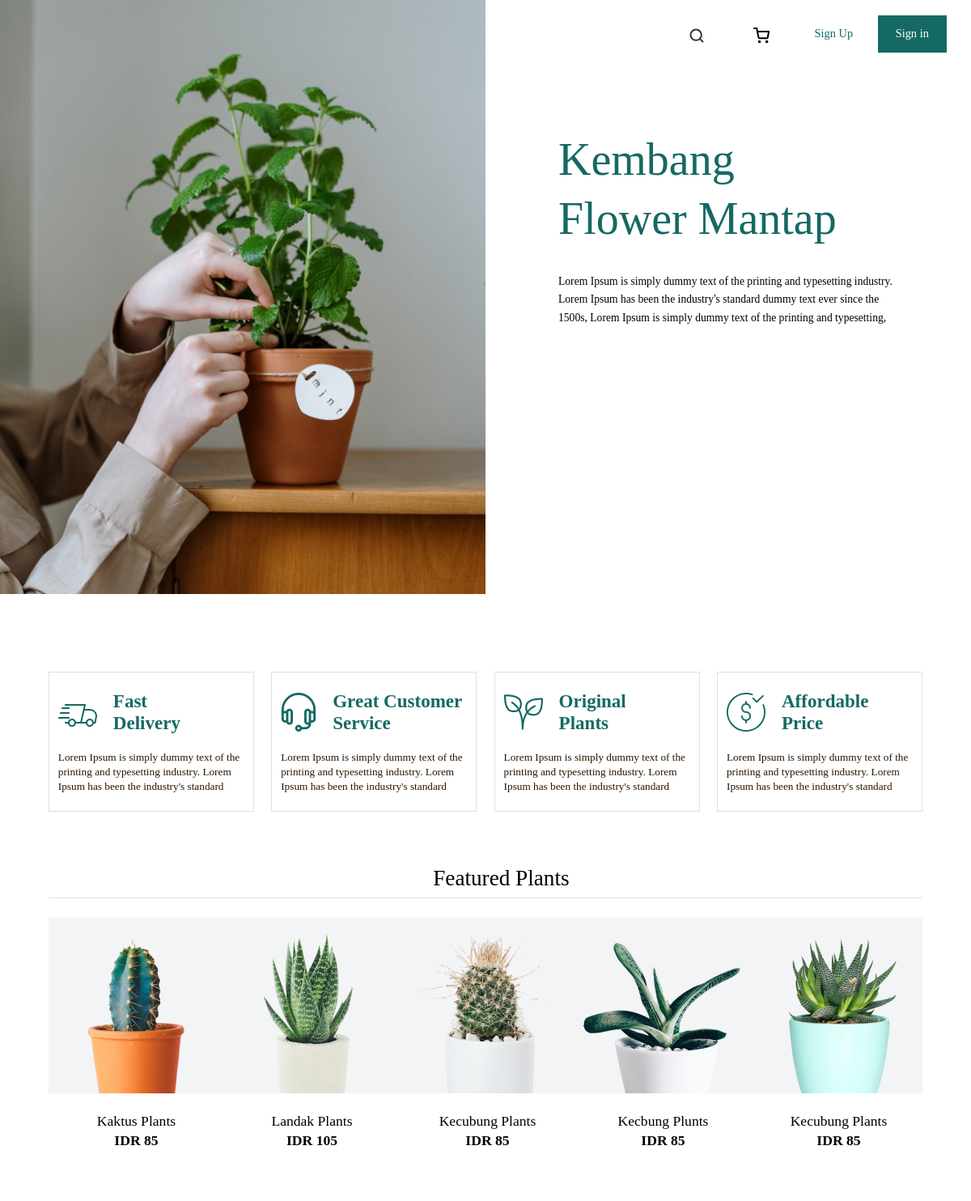
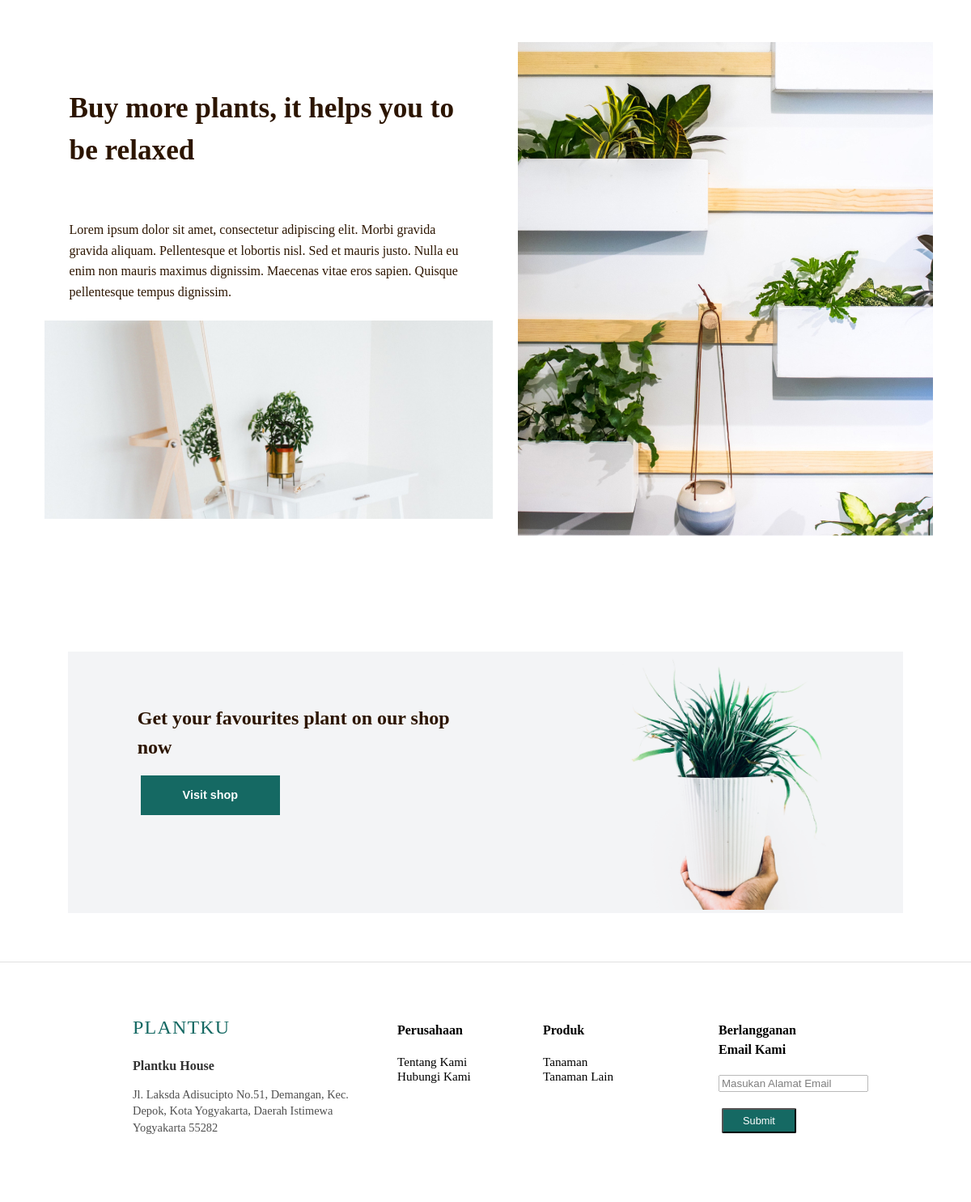
The app's page /index_main.php with its own data (2 pictures, top to bottom).
### tables this page shows
CREATE TABLE `img_products` (
  `id_img` int NOT NULL AUTO_INCREMENT,
  `id_product` int DEFAULT NULL,
  `path` varchar(45) DEFAULT NULL,
  `status` tinyint(1) NOT NULL DEFAULT '1',
  PRIMARY KEY (`id_img`)
);

CREATE TABLE `products` (
  `id_product` int NOT NULL AUTO_INCREMENT,
  `name_product` varchar(100) NOT NULL,
  `description` varchar(255) NOT NULL,
  `price` double NOT NULL,
  `status` tinyint(1) NOT NULL DEFAULT '1',
  `created_at` datetime NOT NULL DEFAULT CURRENT_TIMESTAMP,
  `updated_at` timestamp NOT NULL DEFAULT CURRENT_TIMESTAMP ON UPDATE CURRENT_TIMESTAMP,
  PRIMARY KEY (`id_product`)
);

### index_main.php (the view, shortened to what this page needs)
<!DOCTYPE html>
<html>
    <head>
        <link rel="stylesheet" href="css/style.css">
        <link rel="stylesheet" href="css/style-block1.css">
        <link rel="stylesheet" href="css/style-block2.css">
        <link rel="stylesheet" href="css/style-block3.css">
        <link rel="stylesheet" href="css/style-block4.css">
        <link rel="stylesheet" href="css/style-block5.css">
        <link rel="stylesheet" href="css/style-footer.css">
    </head>
    <body>
        <section class = "container-1">
            <div class="container-1-left">
                <img src="image/pexels-cottonbro-4503751 1.png">
            </div>
            <div class="container-1-right">
                    <nav class="menu">
                        <a class="search"><img src="image/search.svg" alt="" ></a>
                        <a href="#" class="basket"><img src="image/basket.svg" alt="" ></a>
                        <a href="../admin/register.php" class="button up">Sign Up</a>
                        <a href= "lab_6/index_lab6.php"class="button in" name="sign in">Sign in</a>
                    </nav>
                    <div class="tittle">
                        <h1 class="kembang">
                            Kembang <br> Flower Mantap
                        </h1>
                        <p class="kembang-text">
                            Lorem Ipsum is simply dummy text of the printing and typesetting industry.
                            Lorem Ipsum has been the industry's standard dummy text ever since the 1500s,
                            Lorem Ipsum is simply dummy text of the printing and typesetting,
                        </p>
            </div>
            </div>
        </section>
        <div class="services">
            <div class ='services-box'>
                <div class='img-services-box'>
                        <img src="image/fast 1.png">
                        <div class='img-text'>
                            Fast <br>Delivery
                        </div>
                </div>
                <div class='content-services-box'>
                    Lorem Ipsum is simply dummy text of the printing and typesetting industry. Lorem Ipsum has been the industry's standard
                </div>
            </div>
            <div class ='services-box'>
                <div class='img-services-box'>
                        <img src="image/headphones.png">
                        <div class='img-text'>
                            Great Customer <br>Service
                        </div>
                </div>
                <div class='content-services-box'>
                    Lorem Ipsum is simply dummy text of the printing and typesetting industry. Lorem Ipsum has been the industry's standard
                </div>
            </div>
            <div class ='services-box'>
                <div class='img-services-box'>
                        <img src="image/plant 1.png">
                        <div class='img-text'>
                            Original <br>Plants
                        </div>
                </div>
                <div class='content-services-box'>
                    Lorem Ipsum is simply dummy text of the printing and typesetting industry. Lorem Ipsum has been the industry's standard
                </div>
            </div>
            <div class ='services-box'>
                <div class='img-services-box'>
                        <img src="image/dollar-symbol 1.png">
                        <div class='img-text'>
                            Affordable <br>Price
                        </div>
                </div>
                <div class='content-services-box'>
                    Lorem Ipsum is simply dummy text of the printing and typesetting industry. Lorem Ipsum has been the industry's standard
                </div>
            </div>
        </div>
        <div class='featured-plants'>
            <div class="heading-featured-plants">
                Featured Plants
            </div>
        </div>
        <?php require_once("admin/includes/connection.php"); ?>
        <div class='all-featured-plants' style='overflow-y: hidden'>
        <?php
                $query = 'SELECT img_products.id_product, img_products.path, products.name_product, products.price FROM img_products, products WHERE img_products.id_product=products.id_product';
                $products = mysqli_query($mysqli, $query);
                $products = mysqli_fetch_all($products);
            foreach($products as $product) {
        ?>
                    <div class='box-plant'>
                        <img src='/img_products/<?= $product[1] ?>'>
                        <div class="name-plant"><?= $product[2] ?></div>
                        <div class="price">IDR <?= $product[3] ?></div>
                    </div>
        <?php
                }
        ?>
        </div>
        <div class='container-4'>
            <div class='left-container-4'>
                <h3>
                    Buy more plants, it helps you to be relaxed
                </h3>
                <p>
                    Lorem ipsum dolor sit amet, consectetur adipiscing elit. Morbi
                    gravida gravida aliquam. Pellentesque et lobortis nisl. Sed et
                    mauris justo. Nulla eu enim non mauris maximus dignissim.
                    Maecenas vitae eros sapien. Quisque pellentesque tempus
                    dignissim.
                </p>
                <img src="image/container4-left.jpg">
            </div>
            <div class="right-container-4">
                <img src="image/container4-right.jpg">
            </div>
        </div>
        <div class='container-5'>
            <div class="content-5-left">
                <div class='head-content-5'>
                    Get your favourites plant on our shop now</h3>
                </div>
                <button class="button-content-5">
                    Visit shop
                </button>
            </div>
            <div class='content-5-right'>
                <img src='image/photo5.png'>
            </div>
        </div>
        <div class="footer">
            <div class="first-column">
                <div class="plantku">PLANTKU</div>
                <div class="plantku-house">Plantku House</div>
                <div class="plantku-adress">Jl. Laksda Adisucipto No.51, Demangan, Kec.<br>
                                            Depok, Kota Yogyakarta, Daerah Istimewa<br>Yogyakarta 55282</div>
            </div>
            <div class="second-column">
                <div class="head-footer">Perusahaan</div>
                <div class="content-footer">Tentang Kami</div>
                <div class="content-footer">Hubungi Kami</div>
            </div>
            <div class="third-column">
                <div class="head-footer">Produk</div>
                <div class="content-footer">Tanaman</div>
                <div class="content-footer">Tanaman Lain</div>
            </div>
            <div class="fourth-column">
                <div class="fourth-heading-footer">Berlangganan Email Kami</div>
                <div class="for-email">
                    <input maxlength="70" value="Masukan Alamat Email" >
                </div>
                <button class="submit-button">Submit</button>
            </div>
        </div>
    </body>
</html>

### css/style.css (style rules this page uses)
body { font-family: 'Montserrat'; margin: 0; overflow-x: hidden; }
div { display: block; }

### css/style-block1.css (style rules this page uses)
.container-1 { display: flex; }
.container-1-left { flex:1; }
.container-1-left img { width: 100%; height: 100%; size: cover; }
.container-1-right { display: flex; flex: 1; flex-direction: column; }
.menu { display: flex; align-items: center; justify-content: flex-end; margin-top: 4%; margin-right: 5%; }
.search { width: 10%; height: 10%; margin: 0 4% 2% 0; }
.basket { width: 10%; height: 10%; margin: 0 0 2% 0; }
.button { width: 15%; height: 150%; display:flex; align-items: center; justify-content: center; font-size: 120%; font-weight: 500; text-decoration: none; color: #156963; }
.in { margin-left: 2%; background: #156963; color: #FFFFFF; }
.kembang { margin-left: 15%; margin-top: 17%; margin-bottom: 5%; font-weight: 450; font-size: 480%; line-height: 130%; color:#156963; }
.kembang-text { width: 70%; margin-left: 15%; font-weight: 400; font-size: 95%; line-height: 165%; }
@media (max-width: 1400px) { .button { width: 15%; height: 140%; font-size: 110%; } }
@media (max-width: 1400px) { .kembang { font-size: 400%; } }
@media (max-width: 1400px) { .kembang-text { font-size: 90%; } }
@media (max-width: 1200px) { .button { width: 15%; height: 130%; font-size: 90%; } }
@media (max-width: 1200px) { .kembang { font-size: 350%; } }
@media (max-width: 1200px) { .kembang-text { font-size: 85%; } }

### css/style-block2.css (style rules this page uses)
.services { margin: 8% 5% 6% 5%; display: flex; justify-content: center; }
.services-box { padding: 2% 1%; border: 1px solid #E0E0E0; margin: 0 2% 0 0; }
.img-services-box { margin-bottom: 20px; font-weight: 700px; display: flex; align-items: center; font-size: 90%; color: #156963; }
.content-services-box { font-size: 83%; font-weight: 400; line-height: 135%; color:#2c1500; }
.services-box:last-child { margin-right: 0; }
.img-text { margin: 0 0 0 20px; font-size: 160%; font-weight: 650; }

### css/style-block3.css (style rules this page uses)
.featured-plants { padding-bottom: 1%; margin: auto 5% 2% 5%; display: flex; align-items: center; border-bottom: 1px solid #E0E0E0; overflow-x: hidden; }
.heading-featured-plants { margin-left: 44%; font-weight: 500; font-size: 170%; line-height: 80%; color: #000000; }
.all-featured-plants { margin: 0 5% 5% 5%; display: flex; justify-content: space-around; }
.name-plant { font-size: 110%; line-height: 95%; text-align: center; color: #000000; padding-top: 10%; padding-bottom: 4% ; }
.price { font-weight: 600; font-size: 110%; line-height: 80%; text-align: center; color: #000000; }

### css/style-block4.css (style rules this page uses)
.container-4 { display: flex; justify-content: center; margin-top: 10%; margin-bottom: 3%; }
.left-container-4 { display: flex; flex-direction: column; align-items: center; }
.left-container-4 img { padding-top: 1%; }
.left-container-4 p { width: 40%; font-weight: 500; line-height: 160%; color: #2C1500; padding-top: 2%; }
.left-container-4 h3 { width: 40%; height: 18%; font-family: 'Montserrat'; font-style: normal; font-weight: 700; font-size: 220%; line-height: 150%; color: #2C1500; }
.right-container-4 { margin-right: 15%; margin-top: 3.5%; }
.right-container-4 img { padding-bottom: 20%; }
@media (max-width: 1400px) { .container-4 { padding-left: 2%; } }
@media (max-width: 1400px) { .left-container-4 p { width: 60%; } }
@media (max-width: 1400px) { .left-container-4 h3 { margin-top: 9%; margin-bottom: 1%; width: 60%; } }
@media (max-width: 1400px) { .left-container-4 img { width: 70%; } }
@media (max-width: 1400px) { .right-container-4 { margin-right: 10%; margin-top: 1%; } }
@media (max-width: 1200px) { .left-container-4 p { width: 80%; } }
@media (max-width: 1200px) { .left-container-4 h3 { margin-top: 9%; margin-bottom: 1%; width: 80%; } }
@media (max-width: 1200px) { .left-container-4 img { width:90%; } }
@media (max-width: 1200px) { .right-container-4 { margin-right: 4%; margin-top: 0; } }

### records on screen
img_products: path (picture), id_product.name_product "Kaktus Plants", id_product.price "85"
img_products: path (picture), id_product.name_product "Landak Plants", id_product.price "105"
img_products: path (picture), id_product.name_product "Kecubung Plants", id_product.price "85"
img_products: path (picture), id_product.name_product "Kecbung Plunts", id_product.price "85"
img_products: path (picture), id_product.name_product "Kecubung Plants", id_product.price "85"
